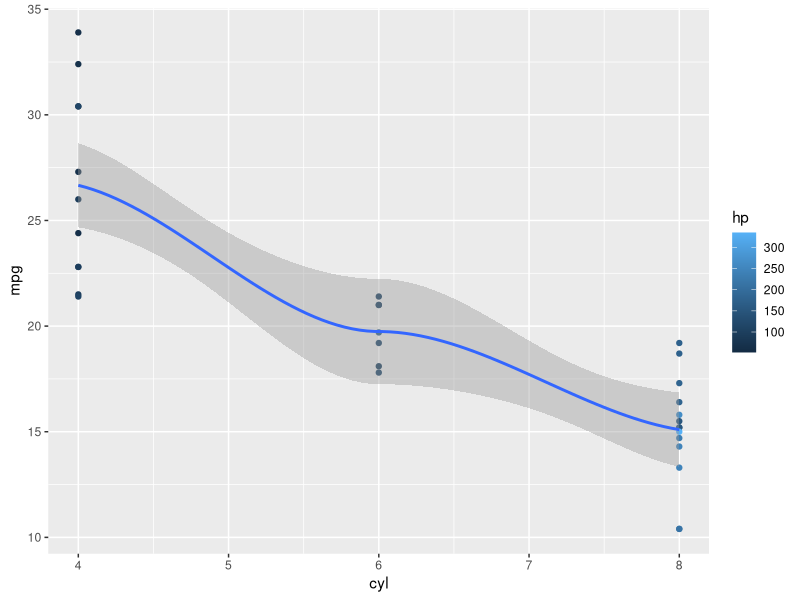

Generate this figure with R:
## ---- chunk 1
#| label: fig-cap-margin
#| fig-cap: "MPG vs horsepower, colored by transmission."
#| cap-location: bottom
library(tidyverse)
library(ggplot2)

mtcars %>%
  # mutate(cyl = factor(cyl)) %>%
  ggplot(aes(cyl, mpg, color = hp)) +
    geom_point() +
    geom_smooth(formula = y ~ x, method = "loess") +
    theme(legend.position = 'right')
